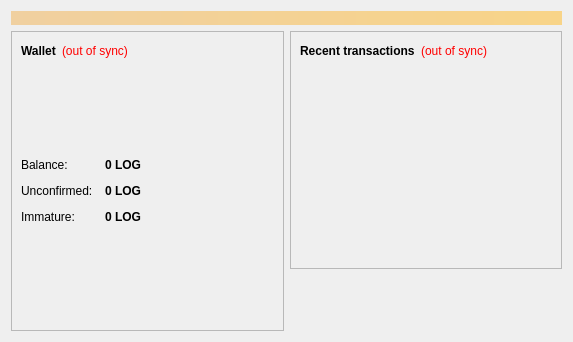
<?xml version="1.0" encoding="UTF-8"?>
<ui version="4.0">
 <class>OverviewPage</class>
 <widget class="QWidget" name="OverviewPage">
  <property name="geometry">
   <rect>
    <x>0</x>
    <y>0</y>
    <width>573</width>
    <height>342</height>
   </rect>
  </property>
  <property name="windowTitle">
   <string>Form</string>
  </property>
  <layout class="QVBoxLayout" name="topLayout">
   <item>
    <widget class="QLabel" name="labelAlerts">
     <property name="visible">
      <bool>false</bool>
     </property>
     <property name="styleSheet">
      <string notr="true">background-color: qlineargradient(x1: 0, y1: 0, x2: 1, y2: 0, stop:0 #F0D0A0, stop:1 #F8D488); color:#000000;</string>
     </property>
     <property name="wordWrap">
      <bool>true</bool>
     </property>
     <property name="margin">
      <number>3</number>
     </property>
    </widget>
   </item>
   <item>
    <layout class="QHBoxLayout" name="horizontalLayout" stretch="1,1">
     <item>
      <layout class="QVBoxLayout" name="verticalLayout_2">
       <item>
        <widget class="QFrame" name="frame">
         <property name="frameShape">
          <enum>QFrame::StyledPanel</enum>
         </property>
         <property name="frameShadow">
          <enum>QFrame::Raised</enum>
         </property>
         <layout class="QVBoxLayout" name="verticalLayout_4">
          <item>
           <layout class="QHBoxLayout" name="horizontalLayout_4">
            <item>
             <widget class="QLabel" name="label_5">
              <property name="font">
               <font>
                <weight>75</weight>
                <bold>true</bold>
               </font>
              </property>
              <property name="text">
               <string>Wallet</string>
              </property>
             </widget>
            </item>
            <item>
             <widget class="QLabel" name="labelWalletStatus">
              <property name="toolTip">
               <string>The displayed information may be out of date. Your wallet automatically synchronizes with the Woodcoin network after a connection is established, but this process has not completed yet.</string>
              </property>
              <property name="styleSheet">
               <string notr="true">QLabel { color: red; }</string>
              </property>
              <property name="text">
               <string notr="true">(out of sync)</string>
              </property>
              <property name="alignment">
               <set>Qt::AlignLeading|Qt::AlignLeft|Qt::AlignVCenter</set>
              </property>
             </widget>
            </item>
            <item>
             <spacer name="horizontalSpacer_2">
              <property name="orientation">
               <enum>Qt::Horizontal</enum>
              </property>
              <property name="sizeHint" stdset="0">
               <size>
                <width>40</width>
                <height>20</height>
               </size>
              </property>
             </spacer>
            </item>
           </layout>
          </item>
          <item>
           <spacer name="verticalSpacer_3">
            <property name="orientation">
             <enum>Qt::Vertical</enum>
            </property>
            <property name="sizeHint" stdset="0">
             <size>
              <width>20</width>
              <height>40</height>
             </size>
            </property>
           </spacer>
          </item>
          <item>
           <layout class="QFormLayout" name="formLayout_2">
            <property name="fieldGrowthPolicy">
             <enum>QFormLayout::AllNonFixedFieldsGrow</enum>
            </property>
            <property name="horizontalSpacing">
             <number>12</number>
            </property>
            <property name="verticalSpacing">
             <number>12</number>
            </property>
            <item row="0" column="0">
             <widget class="QLabel" name="label">
              <property name="text">
               <string>Balance:</string>
              </property>
             </widget>
            </item>
            <item row="0" column="1">
             <widget class="QLabel" name="labelBalance">
              <property name="font">
               <font>
                <weight>75</weight>
                <bold>true</bold>
               </font>
              </property>
              <property name="cursor">
               <cursorShape>IBeamCursor</cursorShape>
              </property>
              <property name="toolTip">
               <string>Your current balance</string>
              </property>
              <property name="text">
               <string notr="true">0 LOG</string>
              </property>
              <property name="textInteractionFlags">
               <set>Qt::LinksAccessibleByMouse|Qt::TextSelectableByKeyboard|Qt::TextSelectableByMouse</set>
              </property>
             </widget>
            </item>
            <item row="1" column="0">
             <widget class="QLabel" name="label_3">
              <property name="text">
               <string>Unconfirmed:</string>
              </property>
             </widget>
            </item>
            <item row="1" column="1">
             <widget class="QLabel" name="labelUnconfirmed">
              <property name="font">
               <font>
                <weight>75</weight>
                <bold>true</bold>
               </font>
              </property>
              <property name="cursor">
               <cursorShape>IBeamCursor</cursorShape>
              </property>
              <property name="toolTip">
               <string>Total of transactions that have yet to be confirmed, and do not yet count toward the current balance</string>
              </property>
              <property name="text">
               <string notr="true">0 LOG</string>
              </property>
              <property name="textInteractionFlags">
               <set>Qt::LinksAccessibleByMouse|Qt::TextSelectableByKeyboard|Qt::TextSelectableByMouse</set>
              </property>
             </widget>
            </item>
            <item row="2" column="0">
             <widget class="QLabel" name="labelImmatureText">
              <property name="text">
               <string>Immature:</string>
              </property>
             </widget>
            </item>
            <item row="2" column="1">
             <widget class="QLabel" name="labelImmature">
              <property name="font">
               <font>
                <weight>75</weight>
                <bold>true</bold>
               </font>
              </property>
              <property name="toolTip">
               <string>Chopped balance that has not yet matured</string>
              </property>
              <property name="text">
               <string notr="true">0 LOG</string>
              </property>
              <property name="textInteractionFlags">
               <set>Qt::LinksAccessibleByMouse|Qt::TextSelectableByKeyboard|Qt::TextSelectableByMouse</set>
              </property>
             </widget>
            </item>
           </layout>
          </item>
          <item>
           <widget class="QLabel" name="logo">
            <property name="sizePolicy">
             <sizepolicy hsizetype="MinimumExpanding" vsizetype="MinimumExpanding">
              <horstretch>0</horstretch>
              <verstretch>0</verstretch>
             </sizepolicy>
            </property>
            <property name="text">
             <string/>
            </property>
            <property name="pixmap">
             <pixmap resource="../bitcoin.qrc">:/woodcoinlogo.png</pixmap>
            </property>
            <property name="scaledContents">
             <bool>true</bool>
            </property>
           </widget>
          </item>
         </layout>
        </widget>
       </item>
      </layout>
     </item>
     <item>
      <layout class="QVBoxLayout" name="verticalLayout_3">
       <item>
        <widget class="QFrame" name="frame_2">
         <property name="frameShape">
          <enum>QFrame::StyledPanel</enum>
         </property>
         <property name="frameShadow">
          <enum>QFrame::Raised</enum>
         </property>
         <layout class="QVBoxLayout" name="verticalLayout">
          <item>
           <layout class="QHBoxLayout" name="horizontalLayout_2">
            <item>
             <widget class="QLabel" name="label_4">
              <property name="text">
               <string>&lt;b&gt;Recent transactions&lt;/b&gt;</string>
              </property>
             </widget>
            </item>
            <item>
             <widget class="QLabel" name="labelTransactionsStatus">
              <property name="toolTip">
               <string>The displayed information may be out of date. Your wallet automatically synchronizes with the Woodcoin network after a connection is established, but this process has not completed yet.</string>
              </property>
              <property name="styleSheet">
               <string notr="true">QLabel { color: red; }</string>
              </property>
              <property name="text">
               <string notr="true">(out of sync)</string>
              </property>
              <property name="alignment">
               <set>Qt::AlignRight|Qt::AlignTrailing|Qt::AlignVCenter</set>
              </property>
             </widget>
            </item>
            <item>
             <spacer name="horizontalSpacer">
              <property name="orientation">
               <enum>Qt::Horizontal</enum>
              </property>
              <property name="sizeHint" stdset="0">
               <size>
                <width>40</width>
                <height>20</height>
               </size>
              </property>
             </spacer>
            </item>
           </layout>
          </item>
          <item>
           <widget class="QListView" name="listTransactions">
            <property name="styleSheet">
             <string notr="true">QListView { background: transparent; }</string>
            </property>
            <property name="frameShape">
             <enum>QFrame::NoFrame</enum>
            </property>
            <property name="verticalScrollBarPolicy">
             <enum>Qt::ScrollBarAlwaysOff</enum>
            </property>
            <property name="horizontalScrollBarPolicy">
             <enum>Qt::ScrollBarAlwaysOff</enum>
            </property>
            <property name="selectionMode">
             <enum>QAbstractItemView::NoSelection</enum>
            </property>
           </widget>
          </item>
         </layout>
        </widget>
       </item>
       <item>
        <spacer name="verticalSpacer_2">
         <property name="orientation">
          <enum>Qt::Vertical</enum>
         </property>
         <property name="sizeHint" stdset="0">
          <size>
           <width>20</width>
           <height>40</height>
          </size>
         </property>
        </spacer>
       </item>
      </layout>
     </item>
    </layout>
   </item>
  </layout>
 </widget>
 <resources>
  <include location="../bitcoin.qrc"/>
 </resources>
 <connections/>
</ui>
